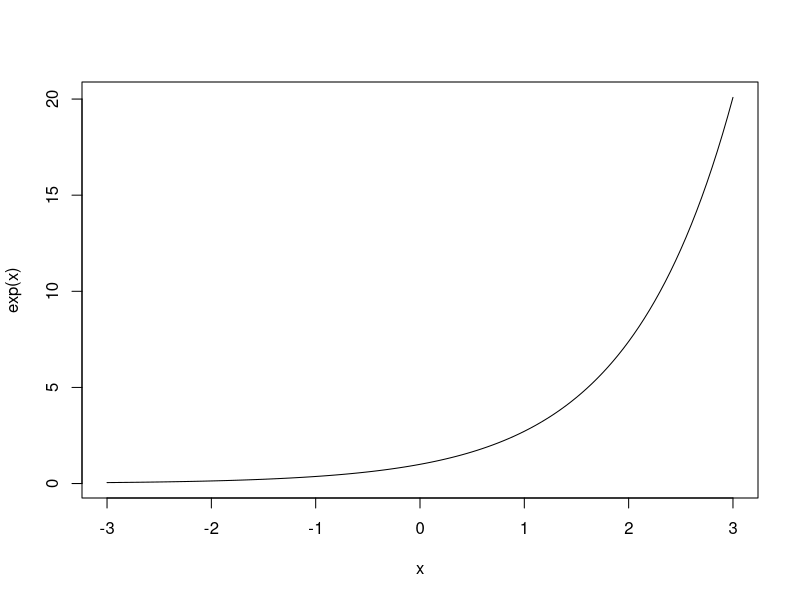
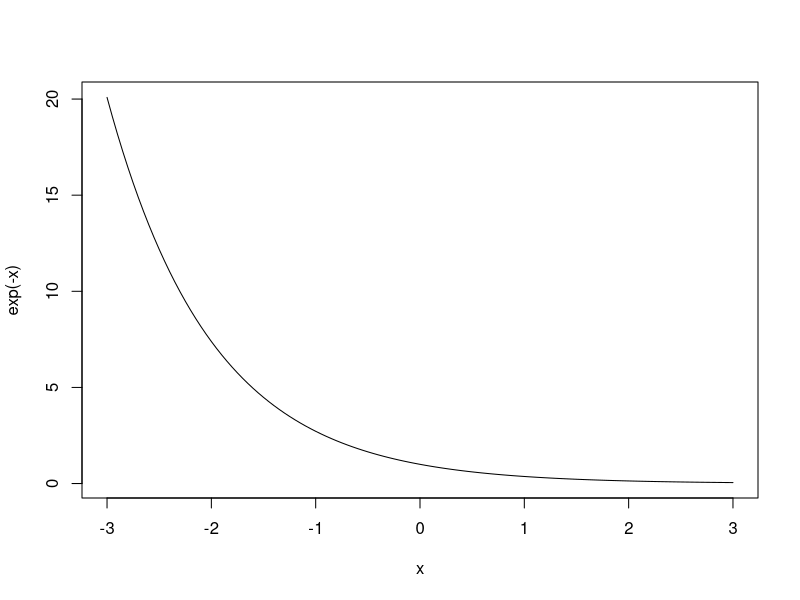
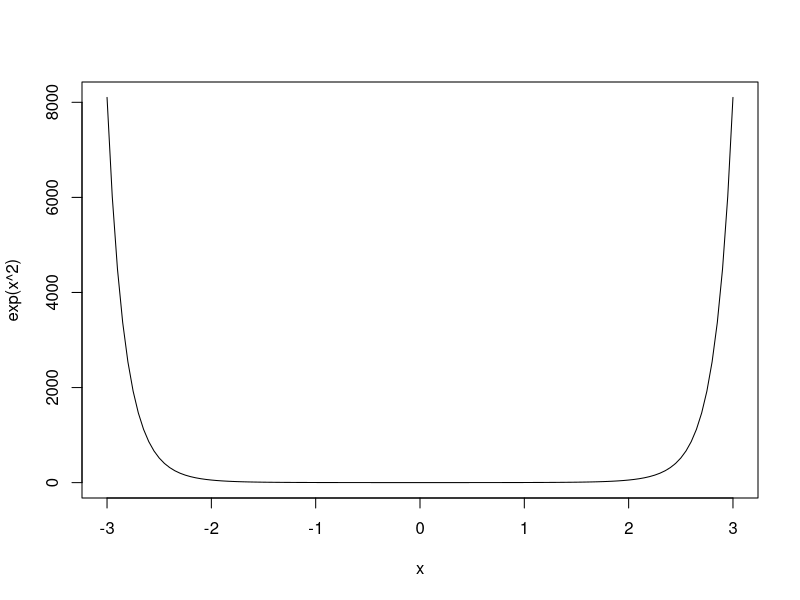
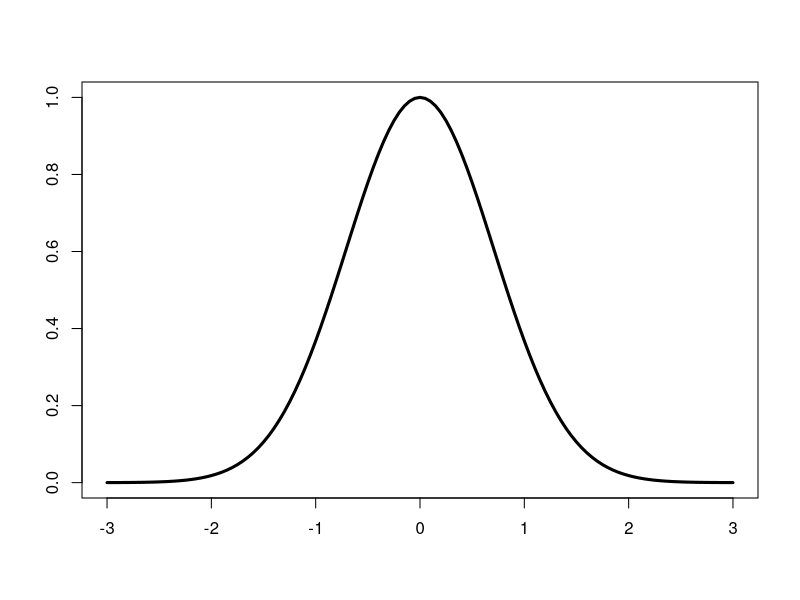

R code for these plots, in order: (Note: this script raises an error after producing the figures.)
#producing a bell-shaped curve

#create an x-axis sector around 0
x <- seq(-3,3,0.05) 

#exponential functions
plot(exp(x) ~ x, type="l")
plot(exp(-x) ~ x, type="l")
plot(exp(x^2) ~ x, type="l")
plot(exp(-x^2) ~ x,type="l", lwd=3, ylab="", xlab="")

#cumulative distributions from normal curve
pnorm(170, 180, 10)

#Coursework
#import KungCensus 
#creating a file with adults only:
kungadultfemales <- subset(KungCensus, age > 18 & sex == 'woman')
#or if you don't want to create a new file but only filter cases for the command 
hist(KungCensus$weight[KungCensus$age > 18  & KungCensus$sex == 'woman']) 
